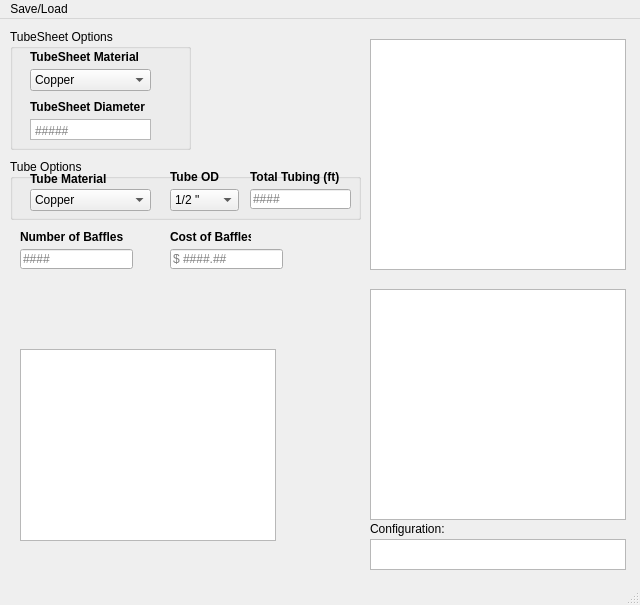
<?xml version="1.0" encoding="UTF-8"?>
<ui version="4.0">
 <class>MainWindow</class>
 <widget class="QMainWindow" name="MainWindow">
  <property name="geometry">
   <rect>
    <x>0</x>
    <y>0</y>
    <width>640</width>
    <height>605</height>
   </rect>
  </property>
  <property name="minimumSize">
   <size>
    <width>640</width>
    <height>480</height>
   </size>
  </property>
  <property name="font">
   <font>
    <weight>50</weight>
    <italic>false</italic>
    <bold>false</bold>
   </font>
  </property>
  <property name="windowTitle">
   <string>Replacement Bundle Pricing</string>
  </property>
  <property name="layoutDirection">
   <enum>Qt::LeftToRight</enum>
  </property>
  <widget class="QWidget" name="centralwidget">
   <widget class="QListView" name="configurator_listview">
    <property name="geometry">
     <rect>
      <x>370</x>
      <y>20</y>
      <width>256</width>
      <height>231</height>
     </rect>
    </property>
   </widget>
   <widget class="QLabel" name="number_baffles_label">
    <property name="geometry">
     <rect>
      <x>20</x>
      <y>210</y>
      <width>111</width>
      <height>16</height>
     </rect>
    </property>
    <property name="font">
     <font>
      <weight>75</weight>
      <bold>true</bold>
     </font>
    </property>
    <property name="text">
     <string>Number of Baffles</string>
    </property>
   </widget>
   <widget class="QListView" name="configurator_listview_2">
    <property name="geometry">
     <rect>
      <x>370</x>
      <y>270</y>
      <width>256</width>
      <height>231</height>
     </rect>
    </property>
   </widget>
   <widget class="QLabel" name="baffle_cost_label">
    <property name="geometry">
     <rect>
      <x>170</x>
      <y>210</y>
      <width>81</width>
      <height>16</height>
     </rect>
    </property>
    <property name="font">
     <font>
      <weight>75</weight>
      <bold>true</bold>
     </font>
    </property>
    <property name="text">
     <string>Cost of Baffles</string>
    </property>
   </widget>
   <widget class="QListView" name="configurator_listview_3">
    <property name="geometry">
     <rect>
      <x>370</x>
      <y>520</y>
      <width>256</width>
      <height>31</height>
     </rect>
    </property>
   </widget>
   <widget class="QGroupBox" name="tube_options_groupbox">
    <property name="geometry">
     <rect>
      <x>10</x>
      <y>140</y>
      <width>351</width>
      <height>61</height>
     </rect>
    </property>
    <property name="title">
     <string>Tube Options</string>
    </property>
    <widget class="QLabel" name="tube_OD_label">
     <property name="geometry">
      <rect>
       <x>160</x>
       <y>10</y>
       <width>51</width>
       <height>16</height>
      </rect>
     </property>
     <property name="font">
      <font>
       <weight>75</weight>
       <bold>true</bold>
      </font>
     </property>
     <property name="text">
      <string>Tube OD</string>
     </property>
    </widget>
    <widget class="QLabel" name="tube_material_label">
     <property name="geometry">
      <rect>
       <x>20</x>
       <y>10</y>
       <width>111</width>
       <height>20</height>
      </rect>
     </property>
     <property name="font">
      <font>
       <weight>75</weight>
       <bold>true</bold>
      </font>
     </property>
     <property name="text">
      <string>Tube Material</string>
     </property>
    </widget>
    <widget class="QComboBox" name="tube_OD_combobox">
     <property name="geometry">
      <rect>
       <x>160</x>
       <y>30</y>
       <width>69</width>
       <height>22</height>
      </rect>
     </property>
     <item>
      <property name="text">
       <string>1/2 &quot;</string>
      </property>
     </item>
     <item>
      <property name="text">
       <string>3/4 &quot;</string>
      </property>
     </item>
     <item>
      <property name="text">
       <string>1 - 1/4&quot;</string>
      </property>
     </item>
    </widget>
    <widget class="QComboBox" name="tube_material_combobox">
     <property name="geometry">
      <rect>
       <x>20</x>
       <y>30</y>
       <width>121</width>
       <height>22</height>
      </rect>
     </property>
     <property name="editable">
      <bool>false</bool>
     </property>
     <item>
      <property name="text">
       <string>Copper</string>
      </property>
     </item>
     <item>
      <property name="text">
       <string>Copper-Nickel</string>
      </property>
     </item>
    </widget>
    <widget class="QLabel" name="total_tubing_label">
     <property name="geometry">
      <rect>
       <x>240</x>
       <y>10</y>
       <width>101</width>
       <height>16</height>
      </rect>
     </property>
     <property name="font">
      <font>
       <weight>75</weight>
       <bold>true</bold>
      </font>
     </property>
     <property name="text">
      <string>Total Tubing (ft)</string>
     </property>
    </widget>
    <widget class="QLineEdit" name="total_tubing_lineEdit">
     <property name="geometry">
      <rect>
       <x>240</x>
       <y>30</y>
       <width>101</width>
       <height>20</height>
      </rect>
     </property>
     <property name="placeholderText">
      <string>####</string>
     </property>
    </widget>
   </widget>
   <widget class="QGroupBox" name="groupBox">
    <property name="geometry">
     <rect>
      <x>10</x>
      <y>10</y>
      <width>181</width>
      <height>121</height>
     </rect>
    </property>
    <property name="title">
     <string>TubeSheet Options</string>
    </property>
    <widget class="QLabel" name="tubesheet_material_label">
     <property name="geometry">
      <rect>
       <x>20</x>
       <y>20</y>
       <width>121</width>
       <height>16</height>
      </rect>
     </property>
     <property name="font">
      <font>
       <weight>75</weight>
       <bold>true</bold>
      </font>
     </property>
     <property name="text">
      <string>TubeSheet Material</string>
     </property>
    </widget>
    <widget class="QComboBox" name="tubesheet_combobox">
     <property name="geometry">
      <rect>
       <x>20</x>
       <y>40</y>
       <width>121</width>
       <height>22</height>
      </rect>
     </property>
     <item>
      <property name="text">
       <string>Copper</string>
      </property>
     </item>
     <item>
      <property name="text">
       <string>Nickel Plated</string>
      </property>
     </item>
     <item>
      <property name="text">
       <string>Copper-Nickel</string>
      </property>
     </item>
     <item>
      <property name="text">
       <string>Naval Brass</string>
      </property>
     </item>
     <item>
      <property name="text">
       <string>Carbon Steel</string>
      </property>
     </item>
    </widget>
    <widget class="QLabel" name="tubesheet_diameter_label">
     <property name="geometry">
      <rect>
       <x>20</x>
       <y>70</y>
       <width>131</width>
       <height>16</height>
      </rect>
     </property>
     <property name="font">
      <font>
       <weight>75</weight>
       <bold>true</bold>
      </font>
     </property>
     <property name="text">
      <string>TubeSheet Diameter</string>
     </property>
    </widget>
    <widget class="QPlainTextEdit" name="tubesheet_diameter_lineEdit">
     <property name="geometry">
      <rect>
       <x>20</x>
       <y>90</y>
       <width>121</width>
       <height>21</height>
      </rect>
     </property>
     <property name="verticalScrollBarPolicy">
      <enum>Qt::ScrollBarAlwaysOff</enum>
     </property>
     <property name="placeholderText">
      <string>#####</string>
     </property>
    </widget>
    <zorder>tubesheet_material_label</zorder>
    <zorder>tubesheet_combobox</zorder>
    <zorder>tubesheet_diameter_label</zorder>
    <zorder>tubesheet_material_label</zorder>
    <zorder>tubesheet_combobox</zorder>
    <zorder>tubesheet_diameter_label</zorder>
    <zorder>tubesheet_diameter_lineEdit</zorder>
   </widget>
   <widget class="QLineEdit" name="baffle_number_lineEdit">
    <property name="geometry">
     <rect>
      <x>20</x>
      <y>230</y>
      <width>113</width>
      <height>20</height>
     </rect>
    </property>
    <property name="inputMask">
     <string/>
    </property>
    <property name="placeholderText">
     <string>####</string>
    </property>
   </widget>
   <widget class="QTextBrowser" name="textBrowser">
    <property name="geometry">
     <rect>
      <x>20</x>
      <y>330</y>
      <width>256</width>
      <height>192</height>
     </rect>
    </property>
   </widget>
   <widget class="QLineEdit" name="baffle_cost_lineEdit">
    <property name="geometry">
     <rect>
      <x>170</x>
      <y>230</y>
      <width>113</width>
      <height>20</height>
     </rect>
    </property>
    <property name="placeholderText">
     <string>$ ####.##</string>
    </property>
   </widget>
   <widget class="QLabel" name="label">
    <property name="geometry">
     <rect>
      <x>370</x>
      <y>500</y>
      <width>131</width>
      <height>20</height>
     </rect>
    </property>
    <property name="text">
     <string>Configuration:</string>
    </property>
   </widget>
  </widget>
  <widget class="QMenuBar" name="menubar">
   <property name="geometry">
    <rect>
     <x>0</x>
     <y>0</y>
     <width>640</width>
     <height>21</height>
    </rect>
   </property>
   <widget class="QMenu" name="menuSettings">
    <property name="title">
     <string>Save/Load</string>
    </property>
    <addaction name="actionSave"/>
    <addaction name="actionLoad_Previous_Config"/>
   </widget>
   <addaction name="menuSettings"/>
  </widget>
  <widget class="QStatusBar" name="statusbar"/>
  <action name="actionSave">
   <property name="text">
    <string>Save</string>
   </property>
  </action>
  <action name="actionLoad_Previous_Config">
   <property name="text">
    <string>Load Previous Config</string>
   </property>
  </action>
 </widget>
 <tabstops>
  <tabstop>tubesheet_combobox</tabstop>
  <tabstop>tube_material_combobox</tabstop>
  <tabstop>tube_OD_combobox</tabstop>
  <tabstop>baffle_number_lineEdit</tabstop>
  <tabstop>configurator_listview</tabstop>
  <tabstop>configurator_listview_2</tabstop>
  <tabstop>configurator_listview_3</tabstop>
 </tabstops>
 <resources/>
 <connections/>
</ui>
